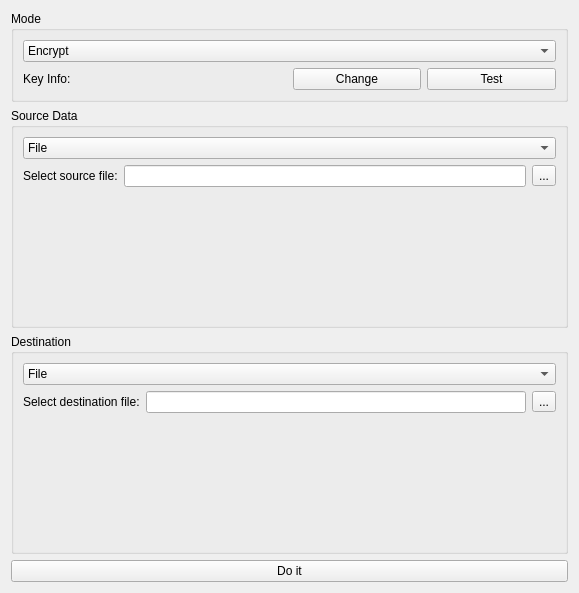
<?xml version="1.0" encoding="UTF-8"?>
<ui version="4.0">
 <class>CryptoTransformsWindow</class>
 <widget class="QWidget" name="CryptoTransformsWindow">
  <property name="geometry">
   <rect>
    <x>0</x>
    <y>0</y>
    <width>579</width>
    <height>593</height>
   </rect>
  </property>
  <property name="windowTitle">
   <string>Cryptographic Transformations</string>
  </property>
  <layout class="QVBoxLayout" name="verticalLayout">
   <item>
    <widget class="QGroupBox" name="gb_mode">
     <property name="title">
      <string>Mode</string>
     </property>
     <layout class="QVBoxLayout" name="verticalLayout_7">
      <item>
       <widget class="QComboBox" name="cb_mode">
        <item>
         <property name="text">
          <string>Encrypt</string>
         </property>
        </item>
        <item>
         <property name="text">
          <string>Decrypt</string>
         </property>
        </item>
        <item>
         <property name="text">
          <string>Hash</string>
         </property>
        </item>
        <item>
         <property name="text">
          <string>Pass-Through</string>
         </property>
        </item>
       </widget>
      </item>
      <item>
       <widget class="QStackedWidget" name="sw_mode">
        <property name="sizePolicy">
         <sizepolicy hsizetype="Preferred" vsizetype="Minimum">
          <horstretch>0</horstretch>
          <verstretch>0</verstretch>
         </sizepolicy>
        </property>
        <widget class="QWidget" name="page_passwordDetails">
         <layout class="QHBoxLayout" name="horizontalLayout_3">
          <property name="leftMargin">
           <number>0</number>
          </property>
          <property name="topMargin">
           <number>0</number>
          </property>
          <property name="rightMargin">
           <number>0</number>
          </property>
          <property name="bottomMargin">
           <number>0</number>
          </property>
          <item>
           <widget class="QLabel" name="label_3">
            <property name="text">
             <string>Key Info:</string>
            </property>
           </widget>
          </item>
          <item>
           <widget class="QLabel" name="lbl_keyStatus">
            <property name="text">
             <string/>
            </property>
           </widget>
          </item>
          <item>
           <widget class="QPushButton" name="btn_changePassword">
            <property name="toolTip">
             <string>Change the password used to encrypt or decrypt.</string>
            </property>
            <property name="text">
             <string>Change</string>
            </property>
           </widget>
          </item>
          <item>
           <widget class="QPushButton" name="btn_testPassword">
            <property name="toolTip">
             <string>Guess the password that is currently set.</string>
            </property>
            <property name="text">
             <string>Test</string>
            </property>
           </widget>
          </item>
         </layout>
        </widget>
        <widget class="QWidget" name="page_hashSelection">
         <layout class="QFormLayout" name="formLayout_3">
          <property name="fieldGrowthPolicy">
           <enum>QFormLayout::AllNonFixedFieldsGrow</enum>
          </property>
          <property name="leftMargin">
           <number>0</number>
          </property>
          <property name="topMargin">
           <number>0</number>
          </property>
          <property name="rightMargin">
           <number>0</number>
          </property>
          <property name="bottomMargin">
           <number>0</number>
          </property>
          <item row="0" column="0">
           <widget class="QLabel" name="label_6">
            <property name="text">
             <string>Hash Type:</string>
            </property>
           </widget>
          </item>
          <item row="0" column="1">
           <widget class="QComboBox" name="cb_hashType"/>
          </item>
         </layout>
        </widget>
       </widget>
      </item>
     </layout>
    </widget>
   </item>
   <item>
    <widget class="QGroupBox" name="gb_source">
     <property name="title">
      <string>Source Data</string>
     </property>
     <layout class="QVBoxLayout" name="verticalLayout_2">
      <item>
       <widget class="QComboBox" name="cb_source">
        <property name="toolTip">
         <string>Source device</string>
        </property>
        <item>
         <property name="text">
          <string>File</string>
         </property>
        </item>
        <item>
         <property name="text">
          <string>String</string>
         </property>
        </item>
       </widget>
      </item>
      <item>
       <widget class="QStackedWidget" name="sw_source">
        <widget class="QWidget" name="page">
         <layout class="QGridLayout" name="gridLayout_2">
          <property name="leftMargin">
           <number>0</number>
          </property>
          <property name="topMargin">
           <number>0</number>
          </property>
          <property name="rightMargin">
           <number>0</number>
          </property>
          <property name="bottomMargin">
           <number>0</number>
          </property>
          <item row="0" column="1">
           <widget class="QLineEdit" name="le_src"/>
          </item>
          <item row="0" column="2">
           <widget class="QToolButton" name="toolButton_2">
            <property name="text">
             <string>...</string>
            </property>
           </widget>
          </item>
          <item row="0" column="0">
           <widget class="QLabel" name="label_2">
            <property name="sizePolicy">
             <sizepolicy hsizetype="Preferred" vsizetype="Fixed">
              <horstretch>0</horstretch>
              <verstretch>0</verstretch>
             </sizepolicy>
            </property>
            <property name="text">
             <string>Select source file:</string>
            </property>
           </widget>
          </item>
          <item row="1" column="0" colspan="3">
           <spacer name="verticalSpacer_2">
            <property name="orientation">
             <enum>Qt::Vertical</enum>
            </property>
            <property name="sizeHint" stdset="0">
             <size>
              <width>20</width>
              <height>40</height>
             </size>
            </property>
           </spacer>
          </item>
         </layout>
        </widget>
        <widget class="QWidget" name="page_2">
         <layout class="QFormLayout" name="formLayout_2">
          <property name="leftMargin">
           <number>0</number>
          </property>
          <property name="topMargin">
           <number>0</number>
          </property>
          <property name="rightMargin">
           <number>0</number>
          </property>
          <property name="bottomMargin">
           <number>0</number>
          </property>
          <item row="1" column="0" colspan="2">
           <widget class="QPlainTextEdit" name="te_src">
            <property name="minimumSize">
             <size>
              <width>0</width>
              <height>1</height>
             </size>
            </property>
            <property name="toolTip">
             <string>Input text</string>
            </property>
           </widget>
          </item>
          <item row="0" column="0">
           <widget class="QLabel" name="label_5">
            <property name="text">
             <string>Select Encoding:</string>
            </property>
           </widget>
          </item>
          <item row="0" column="1">
           <widget class="QComboBox" name="cb_sourceEncoding">
            <property name="toolTip">
             <string>&lt;html&gt;&lt;head/&gt;&lt;body&gt;&lt;p&gt;The encoding determines how the input text will be interpreted.&lt;/p&gt;&lt;p&gt;UTF-8/ASCII - Regular text like what you see here.&lt;/p&gt;&lt;p&gt;Hex - Each nibble (4 bytes) must be represented by the ASCII characters 0-9 and a-f (case insensitive).&lt;/p&gt;&lt;p&gt;Base 64 - The input is in base 64 notation.&lt;/p&gt;&lt;/body&gt;&lt;/html&gt;</string>
            </property>
            <property name="currentIndex">
             <number>2</number>
            </property>
            <item>
             <property name="text">
              <string>Hex</string>
             </property>
            </item>
            <item>
             <property name="text">
              <string>Base 64</string>
             </property>
            </item>
            <item>
             <property name="text">
              <string>UTF-8 / ASCII</string>
             </property>
            </item>
           </widget>
          </item>
         </layout>
        </widget>
       </widget>
      </item>
     </layout>
    </widget>
   </item>
   <item>
    <widget class="QGroupBox" name="gb_dest">
     <property name="title">
      <string>Destination</string>
     </property>
     <layout class="QVBoxLayout" name="verticalLayout_3">
      <item>
       <widget class="QComboBox" name="cb_dest">
        <property name="toolTip">
         <string>Destination device</string>
        </property>
        <item>
         <property name="text">
          <string>File</string>
         </property>
        </item>
        <item>
         <property name="text">
          <string>String</string>
         </property>
        </item>
       </widget>
      </item>
      <item>
       <widget class="QStackedWidget" name="sw_dest">
        <widget class="QWidget" name="page_3">
         <layout class="QGridLayout" name="gridLayout">
          <property name="leftMargin">
           <number>0</number>
          </property>
          <property name="topMargin">
           <number>0</number>
          </property>
          <property name="rightMargin">
           <number>0</number>
          </property>
          <property name="bottomMargin">
           <number>0</number>
          </property>
          <item row="0" column="0">
           <widget class="QLabel" name="label">
            <property name="sizePolicy">
             <sizepolicy hsizetype="Preferred" vsizetype="Fixed">
              <horstretch>0</horstretch>
              <verstretch>0</verstretch>
             </sizepolicy>
            </property>
            <property name="text">
             <string>Select destination file:</string>
            </property>
           </widget>
          </item>
          <item row="0" column="1">
           <widget class="QLineEdit" name="le_dest"/>
          </item>
          <item row="0" column="2">
           <widget class="QToolButton" name="toolButton">
            <property name="text">
             <string>...</string>
            </property>
           </widget>
          </item>
          <item row="1" column="0" colspan="3">
           <spacer name="verticalSpacer">
            <property name="orientation">
             <enum>Qt::Vertical</enum>
            </property>
            <property name="sizeHint" stdset="0">
             <size>
              <width>20</width>
              <height>40</height>
             </size>
            </property>
           </spacer>
          </item>
         </layout>
        </widget>
        <widget class="QWidget" name="page_4">
         <layout class="QFormLayout" name="formLayout">
          <property name="leftMargin">
           <number>0</number>
          </property>
          <property name="topMargin">
           <number>0</number>
          </property>
          <property name="rightMargin">
           <number>0</number>
          </property>
          <property name="bottomMargin">
           <number>0</number>
          </property>
          <item row="1" column="0" colspan="2">
           <widget class="QTextBrowser" name="te_dest">
            <property name="sizePolicy">
             <sizepolicy hsizetype="Expanding" vsizetype="MinimumExpanding">
              <horstretch>0</horstretch>
              <verstretch>0</verstretch>
             </sizepolicy>
            </property>
            <property name="minimumSize">
             <size>
              <width>0</width>
              <height>1</height>
             </size>
            </property>
            <property name="toolTip">
             <string>Output data</string>
            </property>
            <property name="textInteractionFlags">
             <set>Qt::TextSelectableByKeyboard|Qt::TextSelectableByMouse</set>
            </property>
           </widget>
          </item>
          <item row="0" column="1">
           <widget class="QComboBox" name="cb_destEncoding">
            <property name="toolTip">
             <string>&lt;html&gt;&lt;head/&gt;&lt;body&gt;&lt;p&gt;The encoding determines how the transformed data will be shown.&lt;/p&gt;&lt;p&gt;Hex - Each nibble (4 bytes) will be printed with the ASCII characters 0-9 and a-f.&lt;/p&gt;&lt;p&gt;Base 64 - Converts the binary data to base 64 representation.&lt;/p&gt;&lt;/body&gt;&lt;/html&gt;</string>
            </property>
            <item>
             <property name="text">
              <string>Hex</string>
             </property>
            </item>
            <item>
             <property name="text">
              <string>Base 64</string>
             </property>
            </item>
            <item>
             <property name="text">
              <string>UTF-8 / ASCII</string>
             </property>
            </item>
           </widget>
          </item>
          <item row="0" column="0">
           <widget class="QLabel" name="label_4">
            <property name="text">
             <string>Select Encoding:</string>
            </property>
           </widget>
          </item>
         </layout>
        </widget>
       </widget>
      </item>
     </layout>
    </widget>
   </item>
   <item>
    <widget class="QPushButton" name="pushButton">
     <property name="sizePolicy">
      <sizepolicy hsizetype="Minimum" vsizetype="MinimumExpanding">
       <horstretch>0</horstretch>
       <verstretch>1</verstretch>
      </sizepolicy>
     </property>
     <property name="toolTip">
      <string>Start operation</string>
     </property>
     <property name="text">
      <string>Do it</string>
     </property>
    </widget>
   </item>
  </layout>
 </widget>
 <resources/>
 <connections>
  <connection>
   <sender>cb_source</sender>
   <signal>currentIndexChanged(int)</signal>
   <receiver>sw_source</receiver>
   <slot>setCurrentIndex(int)</slot>
   <hints>
    <hint type="sourcelabel">
     <x>90</x>
     <y>169</y>
    </hint>
    <hint type="destinationlabel">
     <x>81</x>
     <y>210</y>
    </hint>
   </hints>
  </connection>
  <connection>
   <sender>cb_dest</sender>
   <signal>currentIndexChanged(int)</signal>
   <receiver>sw_dest</receiver>
   <slot>setCurrentIndex(int)</slot>
   <hints>
    <hint type="sourcelabel">
     <x>174</x>
     <y>384</y>
    </hint>
    <hint type="destinationlabel">
     <x>180</x>
     <y>404</y>
    </hint>
   </hints>
  </connection>
  <connection>
   <sender>pushButton</sender>
   <signal>clicked()</signal>
   <receiver>CryptoTransformsWindow</receiver>
   <slot>_do_it()</slot>
   <hints>
    <hint type="sourcelabel">
     <x>280</x>
     <y>576</y>
    </hint>
    <hint type="destinationlabel">
     <x>319</x>
     <y>270</y>
    </hint>
   </hints>
  </connection>
  <connection>
   <sender>toolButton_2</sender>
   <signal>clicked()</signal>
   <receiver>CryptoTransformsWindow</receiver>
   <slot>_select_file_src()</slot>
   <hints>
    <hint type="sourcelabel">
     <x>532</x>
     <y>234</y>
    </hint>
    <hint type="destinationlabel">
     <x>447</x>
     <y>133</y>
    </hint>
   </hints>
  </connection>
  <connection>
   <sender>toolButton</sender>
   <signal>clicked()</signal>
   <receiver>CryptoTransformsWindow</receiver>
   <slot>_select_file_dest()</slot>
   <hints>
    <hint type="sourcelabel">
     <x>539</x>
     <y>441</y>
    </hint>
    <hint type="destinationlabel">
     <x>447</x>
     <y>313</y>
    </hint>
   </hints>
  </connection>
  <connection>
   <sender>btn_changePassword</sender>
   <signal>clicked()</signal>
   <receiver>CryptoTransformsWindow</receiver>
   <slot>_change_password()</slot>
   <hints>
    <hint type="sourcelabel">
     <x>281</x>
     <y>101</y>
    </hint>
    <hint type="destinationlabel">
     <x>253</x>
     <y>366</y>
    </hint>
   </hints>
  </connection>
  <connection>
   <sender>btn_testPassword</sender>
   <signal>clicked()</signal>
   <receiver>CryptoTransformsWindow</receiver>
   <slot>_test_password()</slot>
   <hints>
    <hint type="sourcelabel">
     <x>424</x>
     <y>96</y>
    </hint>
    <hint type="destinationlabel">
     <x>401</x>
     <y>363</y>
    </hint>
   </hints>
  </connection>
  <connection>
   <sender>cb_mode</sender>
   <signal>currentIndexChanged(int)</signal>
   <receiver>CryptoTransformsWindow</receiver>
   <slot>_mode_changed(int)</slot>
   <hints>
    <hint type="sourcelabel">
     <x>141</x>
     <y>51</y>
    </hint>
    <hint type="destinationlabel">
     <x>177</x>
     <y>4</y>
    </hint>
   </hints>
  </connection>
 </connections>
 <slots>
  <slot>_do_it()</slot>
  <slot>_select_file_src()</slot>
  <slot>_select_file_dest()</slot>
  <slot>_change_password()</slot>
  <slot>_test_password()</slot>
  <slot>_mode_changed(int)</slot>
 </slots>
</ui>
